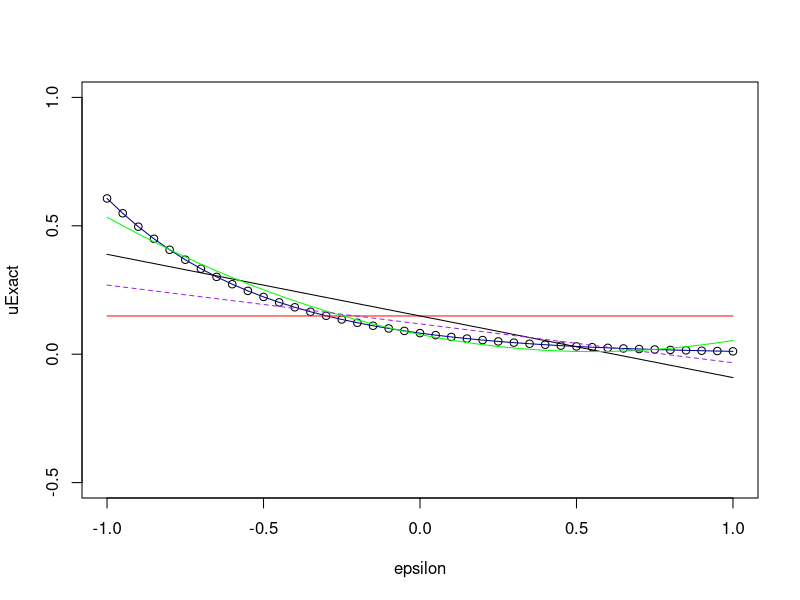

The R source for this figure:
#### Exercise 2 ####
EvaluateIntegrand<-function(t,lambda,degree){ #function to evaluate integrand
  if (degree==1){
    integrand<-exp(-lambda*t)*(lambda-0.5)*1.25
  }
  else if (degree==2){
    integrand<-exp(-lambda*t)*(lambda^2-lambda+(59/300))*1.25
  }
  return(integrand)
}


CTR<-function(J,t,degree){
  delta<-0.8/J
  jValues<-rep(0.1,J+1)+delta*seq(0,J,by=1)
  Ictr<-0
  for (i in 1:length(jValues)){
    if (jValues[i]==0.1){
      Ictr<-Ictr+0.5*delta*EvaluateIntegrand(t,jValues[i],degree)
    }
    else if (jValues[i]==0.9){
      Ictr<-Ictr+0.5*delta*EvaluateIntegrand(t,jValues[i],degree)
    }
    else {
      Ictr<-Ictr+delta*EvaluateIntegrand(t,jValues[i],degree)
    }
  }
  return(Ictr)
}

t<-5
epsilon<-seq(-1,1,by=0.05)
uExact<-exp(-(0.5+0.4*epsilon)*t)
u0<-rep((5/(4*t))*(exp(-0.1*t)-exp(-0.9*t)),length(uExact))
plot(epsilon,uExact,ylim=c(-0.5,1))
lines(epsilon,uExact,col="dark blue")
lines(epsilon,u0,col="red")
u1<-(75/4)*CTR(100,t,1)
u1DiscreteApprox<-u0+u1*(0.4*epsilon)
lines(epsilon,u1DiscreteApprox,col="black")
u2<-(28125/64)*CTR(100,t,2)
u2DiscreteApprox<-u0+u1*(0.4*epsilon)+u2*((4/25)*epsilon^2-(4/75))
lines(epsilon,u2DiscreteApprox,col="green")

#### Exercise 3- TO DO ####


#### Exercise 4 ####
#Implements Stochastic Galerkin for N=1
u0SG<-(8/(41+5*sqrt(41)))*exp(((-10+sqrt(41))/30)*t)+((41+5*sqrt(41))/82)*exp(((-10-sqrt(41))/30)*t)
u1SG<-(-2*sqrt(41)/41)*exp(((-10+sqrt(41))/30)*t)+(2*sqrt(41)/41)*exp(((-10-sqrt(41))/30)*t)
u1StochasticGalerkin<-u0SG+u1SG*epsilon
lines(epsilon,u1StochasticGalerkin,col="purple",lty="dashed")